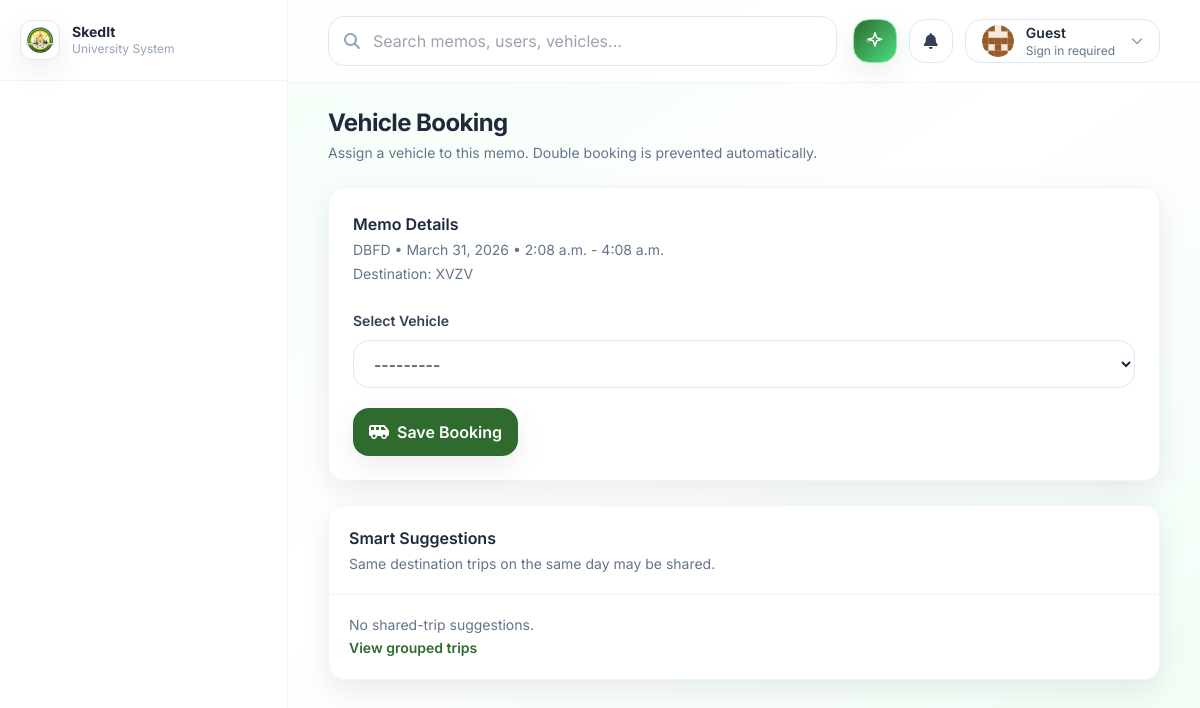
Before: /resources/book/1/ with the older database file.
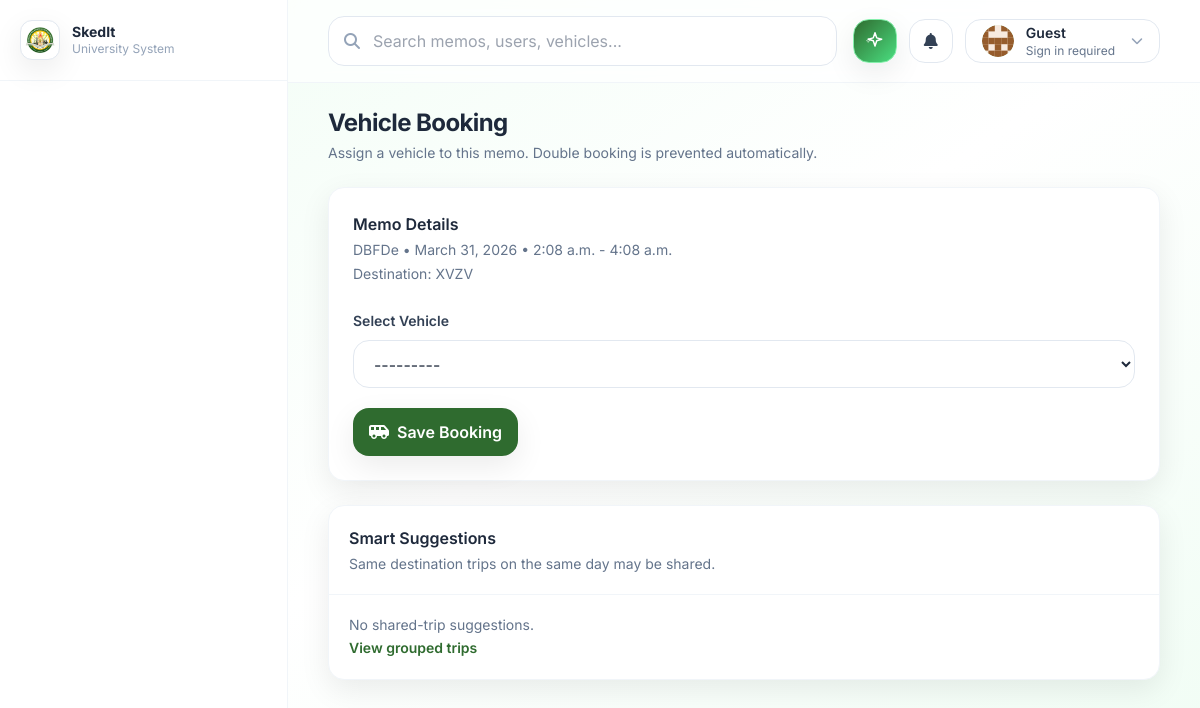
After: the same page with the newer database file.
### memos/models.py (models this page shows, shortened)
class Memo(models.Model):
    class Priority(models.TextChoices):
        LOW = "low", "Low"
        MEDIUM = "medium", "Medium"
        HIGH = "high", "High"
    class Status(models.TextChoices):
        DRAFT = "draft", "Draft"
        PENDING = "pending", "Pending"
        APPROVED = "approved", "Approved"
        REJECTED = "rejected", "Rejected"
        DELEGATED = "delegated", "Delegated"
        CONFLICT = "conflict", "Conflict"
    class Category(models.TextChoices):
        UNIVERSITY = "university", "University-wide"
        DEPARTMENT = "department", "Departmental"
        PERSONAL = "personal", "Personal/Individual"
    title = models.CharField(max_length=200)
    description = models.TextField(blank=True)
    created_by = models.ForeignKey(
        settings.AUTH_USER_MODEL,
        on_delete=models.SET_NULL,
        null=True,
        blank=True,
        related_name="created_memos",
    )
    assigned_user = models.ForeignKey(
        settings.AUTH_USER_MODEL, on_delete=models.CASCADE, related_name="memos"
    )
    date = models.DateField()
    start_time = models.TimeField()
    end_time = models.TimeField()
    venue = models.CharField(max_length=255, blank=True)
    destination = models.CharField(max_length=255, blank=True)
    priority = models.CharField(max_length=10, choices=Priority.choices, default=Priority.MEDIUM)
    required = models.BooleanField(default=False)
    category = models.CharField(max_length=20, choices=Category.choices, default=Category.DEPARTMENT)
    status = models.CharField(max_length=15, choices=Status.choices, default=Status.PENDING)
    delegated_to = models.ForeignKey(
        settings.AUTH_USER_MODEL,
        on_delete=models.SET_NULL,
        null=True,
        blank=True,
        related_name="delegated_memos",
    )
    created_at = models.DateTimeField(default=timezone.now, editable=False)
    updated_at = models.DateTimeField(auto_now=True)
    class Meta:
        ordering = ["-date", "start_time"]
        indexes = [
            models.Index(fields=["assigned_user", "date", "start_time", "end_time"]),
        ]

### resources/views.py (the view, shortened to what this page needs)
# urls.py: path("book/<int:memo_id>/", views.vehicle_book, name="vehicle_book"),
@require_http_methods(["GET", "POST"])
def vehicle_book(request, memo_id: int):
    memo = get_object_or_404(Memo, pk=memo_id)
    booking = VehicleBooking.objects.filter(memo=memo).first()
    form = VehicleBookingForm(request.POST or None, instance=booking)
    suggestions = []
    if booking:
        suggestions = list(booking.shared_trip_suggestions()[:10])
    else:
        if (memo.destination or "").strip():
            suggestions = list(
                Memo.objects.filter(date=memo.date, destination__iexact=memo.destination)
                .exclude(pk=memo.pk)
                .order_by("start_time")[:10]
            )
    return render(
        request,
        "resources/vehicle_book.html",
        {"memo": memo, "form": form, "booking": booking, "suggestions": suggestions},
    )

### resources/forms.py
class VehicleBookingForm(forms.ModelForm):
    vehicle = forms.ModelChoiceField(queryset=Vehicle.objects.all())
    class Meta:
        model = VehicleBooking
        fields = ["vehicle"]

### notifications/context_processors.py (called while the page is built, shortened)
def unread_notifications(request):
    user = getattr(request, "user", None)
    if not user or not getattr(user, "is_authenticated", False):
        return {
            "unread_notifications_count": 0,
            "recent_notifications": [],
        }

### resources/templates/resources/vehicle_book.html (shortened to what this page needs)
{% extends "base.html" %}
{% block content %}
<div class="flex items-center justify-between gap-4">
  <div>
    <h1 class="text-2xl font-bold tracking-tight">Vehicle Booking</h1>
    <p class="text-sm text-slate-500 mt-1">Assign a vehicle to this memo. Double booking is prevented automatically.</p>
  </div>
</div>
<div class="mt-6 grid grid-cols-1 xl:grid-cols-3 gap-6">
  <div class="xl:col-span-2 rounded-2xl bg-white border border-slate-100 shadow-soft p-6">
    <div class="font-semibold">Memo Details</div>
    <div class="text-sm text-slate-500 mt-1">{{ memo.title }} • {{ memo.date }} • {{ memo.start_time }} - {{ memo.end_time }}</div>
    <div class="text-sm text-slate-500 mt-1">Destination: {{ memo.destination }}</div>
    <form method="post" class="mt-6">
      <label class="text-sm font-semibold text-slate-700">Select Vehicle</label>
      {{ form.vehicle }}
      <button class="mt-5 inline-flex items-center gap-2 px-4 py-3 rounded-2xl bg-uniGreen text-white shadow-soft hover:opacity-95 transition" type="submit">
        <i class="fa-solid fa-van-shuttle"></i>
        <span class="font-semibold">Save Booking</span>
      </button>
    </form>
  </div>
  <div class="rounded-2xl bg-white border border-slate-100 shadow-soft overflow-hidden">
    <div class="p-5 border-b border-slate-100">
      <div class="font-semibold">Smart Suggestions</div>
      <div class="text-sm text-slate-500 mt-1">Same destination trips on the same day may be shared.</div>
    </div>
    <div class="p-5 space-y-3">
      {% for m in suggestions %}
        <div class="p-4 rounded-2xl border border-slate-100 hover:border-uniGold/60 hover:bg-green-50/40 transition">
          <div class="font-semibold">{{ m.title }}</div>
          <div class="text-sm text-slate-500 mt-1">{{ m.start_time }} - {{ m.end_time }}</div>
        </div>
      {% empty %}
        <div class="text-sm text-slate-500">No shared-trip suggestions.</div>
      {% endfor %}
      <a href="{% url 'resources:grouped_trips' %}" class="text-sm font-semibold text-uniGreen hover:underline">View grouped trips</a>
    </div>
  </div>
</div>
{% endblock %}

Changed rows visible on the page:
changed Memo "XVZV": title "DBFD" → "DBFDe"
